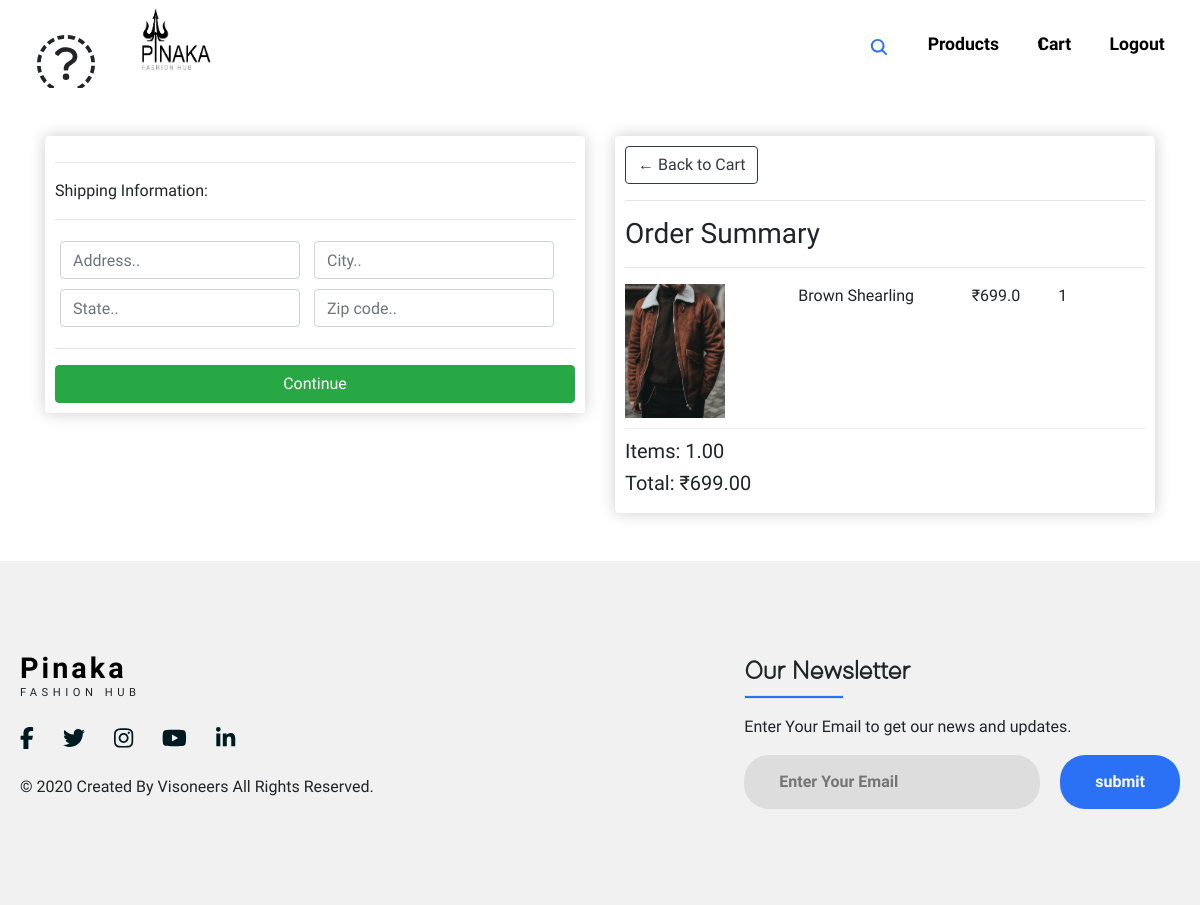
/checkout/ (signed in), run on an earlier commit of the app's database.
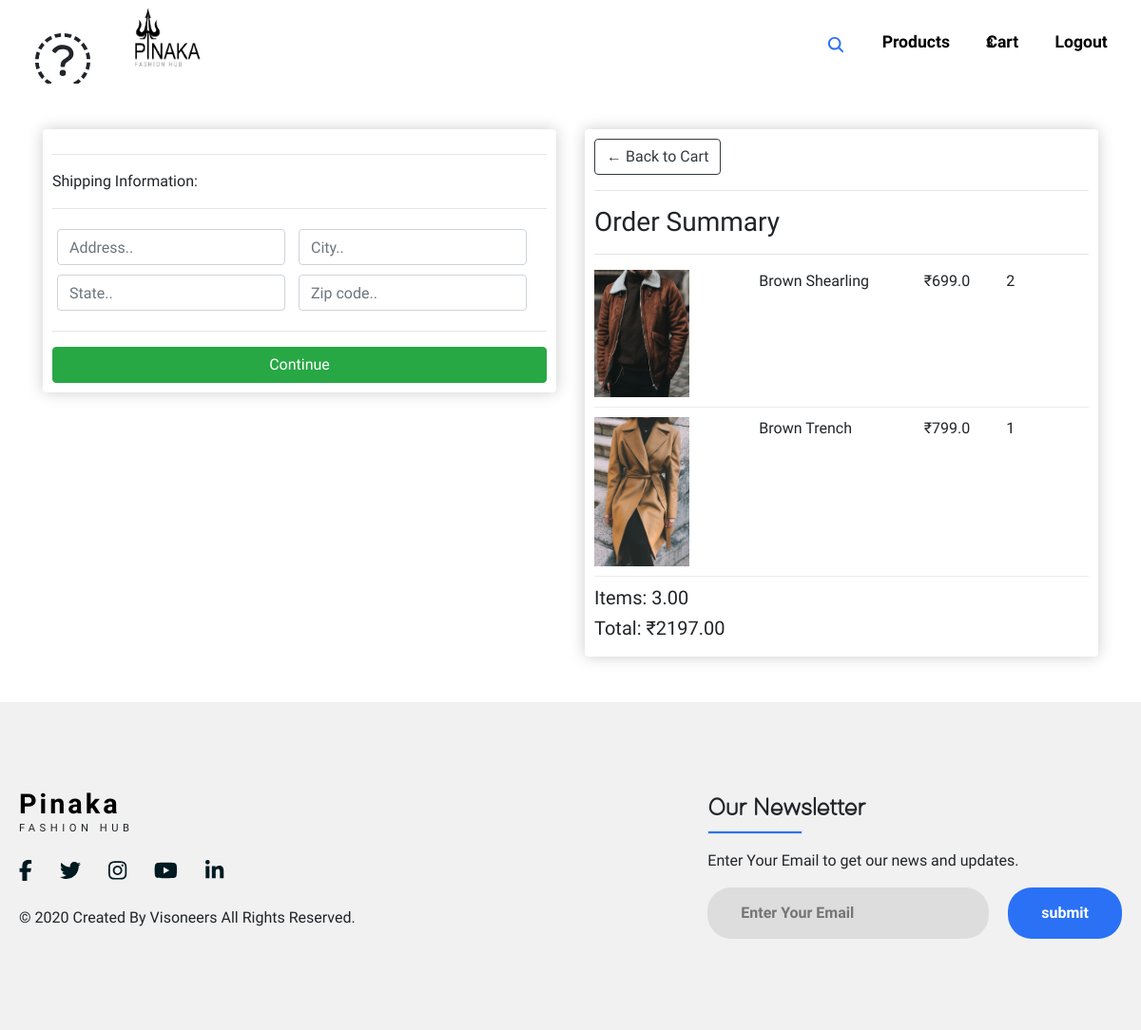
And on a later commit of the database.
### store/models.py (models this page shows, shortened)
class OrderItem(models.Model):
    product=models.ForeignKey(Product,on_delete=models.SET_NULL,blank=True,null=True)
    order=models.ForeignKey(Order,on_delete=models.SET_NULL,blank=True,null=True)
    quantity=models.IntegerField(default=0,null=True,blank=True)
    date_added=models.DateTimeField(auto_now_add=True)
    @property
    def get_total(self):
        total=self.product.price*self.quantity
        return total

class Product(models.Model):
    name=models.CharField(max_length=200,null=True)
    category=models.ForeignKey(Categorie,on_delete=models.SET_NULL,blank=True,null=True)
    price=models.FloatField()
    digital=models.BooleanField(default=False,null=True,blank=False)
    image=models.ImageField(null=True,blank=True)
    @property
    def imageURL(self):
        try:
            url=self.image.url #chk
        except:
            url=' '
        return url

class Order(models.Model):
    customer=models.ForeignKey(Customer,on_delete=models.SET_NULL,blank=True,null=True)
    date_orderd=models.DateTimeField(auto_now_add=True)
    complete=models.BooleanField(default=False,null=True,blank=False)
    transaction_id=models.CharField(max_length=200,null=True)
    @property
    def shipping(self):
        shipping=False
        orderitems=self.orderitem_set.all()
        for i in orderitems:
            if i.product.digital==False:
                shipping=True
        return shipping
    @property
    def get_cart_total(self):
        orderitems =self.orderitem_set.all()
        total=sum([item.get_total for item in orderitems])
        return total
    @property
    def get_cart_items(self):
        orderitems =self.orderitem_set.all()
        total=sum([item.quantity for item in orderitems])
        return total

### store/views.py (the view)
# urls.py: path('checkout/',views.checkout,name="checkout"),
@login_required(login_url='loginPage')
def checkout(request):
    if request.user.is_authenticated:
        customer=request.user.customer
        order,created=Order.objects.get_or_create(customer=customer,complete=False)
        items=order.orderitem_set.all()
        cartItems=order.get_cart_items
    else:
        items=[]
        order={'get_cart_total':0,'get_cart_items':0,'shipping':False}
        cartItems=order['get_cart_items']
    context={'items':items,'order':order,'cartItems':cartItems}
    return render(request,'store/checkout.html',context)

### store/templates/store/checkout.html (shortened to what this page needs)
{% extends 'store/main.html' %}
{% load static %}
{% block content %}
<div class="container">
	<br><br>
    <div class="row">
		<div class="col-lg-6">
			<div class="box-element" id="form-wrapper">
                <form id="form">
                    <div id="shipping-info">
                        <hr>
						<p>Shipping Information:</p>
						<hr>
						<div class="form-field">
							<input class="form-control" type="text" name="address" placeholder="Address..">
						</div>
						<div class="form-field">
							<input class="form-control" type="text" name="city" placeholder="City..">
						</div>
						<div class="form-field">
							<input class="form-control" type="text" name="state" placeholder="State..">
						</div>
						<div class="form-field">
							<input class="form-control" type="text" name="zipcode" placeholder="Zip code..">
						</div>
                    </div>
                    <hr>
                    <input id="form-button" class="btn btn-success btn-block" type="submit" class="btn btn-outline-primary" value="Continue">
                </form>
			</div>
			<br>
        </div>
		<div class="col-lg-6">
			<div class="box-element">
				<a  class="btn btn-outline-dark" href="{% url 'cart' %}">&#x2190; Back to Cart</a>
				<hr>
				<h3>Order Summary</h3>
				<hr>
				{% for item in items %}
				<div class="cart-row">
					<div style="flex:2"><img class="row-image" src="{{item.product.imageURL}}"></div>
					<div style="flex:2"><p>{{item.product.name}} </p></div>
					<div style="flex:1"><p>₹{{item.product.price}}</p></div>
					<div style="flex:1"><p>{{item.quantity}}</p></div>
				</div>
				{% endfor %}
				<h5 >Items: {{order.get_cart_items|floatformat:2}}</h5>
				<h5>Total: ₹{{order.get_cart_total|floatformat:2}}</h5>
			</div>
		</div>
	</div>
</div>
{% endblock content %}

What changed in the data, as far as the page shows it:
changed OrderItem "Brown Shearling": quantity "1" → "2"
added OrderItem: product.imageURL (picture), product.name "Brown Trench", product.price "799.0", quantity "1"
changed through a linked row, Order: get_cart_items "1.00" → "3.00"; get_cart_total "699.00" → "2197.00"
Also different on the page:
{{ cartItems }}: "1" → "3"
